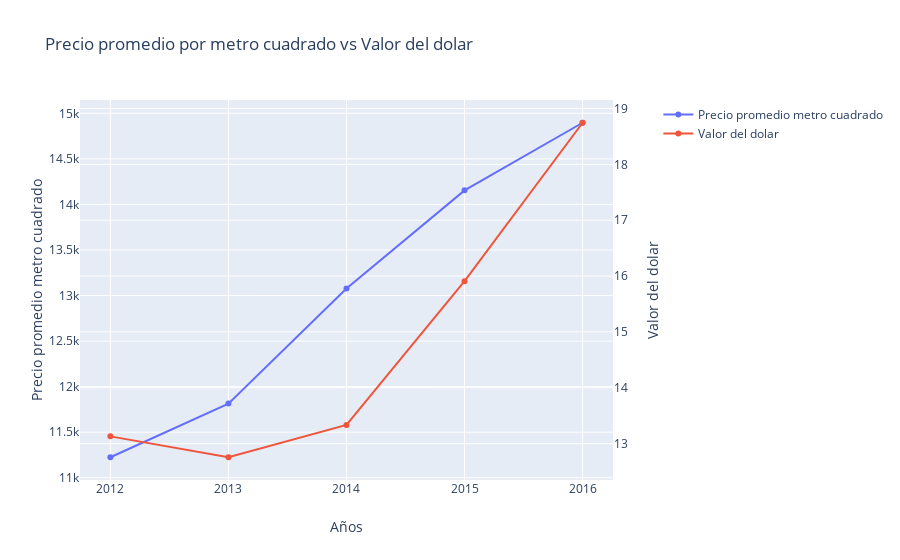

The notebook cell saved with this chart:
### Code cell
#Show 
fig = make_subplots(specs=[[{"secondary_y": True}]])

fig.add_trace(
    go.Scatter(x=metroCuadradoPorAño['año'], y=metroCuadradoPorAño['precio_m2'], name="Precio promedio metro cuadrado"),
    secondary_y=False,
)
fig.add_trace(
    go.Scatter(x=dfChangeRate['año'], y=dfChangeRate['Último'], name="Valor del dolar"),
    secondary_y=True,
)
fig.update_layout(
    title_text="Precio promedio por metro cuadrado vs Valor del dolar"
)
fig.update_xaxes(title_text="Años")

fig.update_yaxes(title_text="Precio promedio metro cuadrado", secondary_y=False)
fig.update_yaxes(title_text="Valor del dolar", secondary_y=True)

fig.show()

### Figure 1 — Plotly figure (JSON) as saved in the notebook; plotly's stock layout.template omitted (floating-point values rounded to 4 significant figures)
{"data": [{"name": "Precio promedio metro cuadrado", "type": "scatter", "x": [2012, 2013, 2014, 2015, 2016], "xaxis": "x", "y": [11230.0, 11810.0, 13080.0, 14150.0, 14900.0], "yaxis": "y"}, {"name": "Valor del dolar", "type": "scatter", "x": [2012, 2013, 2014, 2015, 2016], "xaxis": "x", "y": [13.13, 12.76, 13.33, 15.91, 18.75], "yaxis": "y2"}], "layout": {"title": {"text": "Precio promedio por metro cuadrado vs Valor del dolar"}, "xaxis": {"anchor": "y", "domain": [0, 0.94], "title": {"text": "Años"}}, "yaxis": {"anchor": "x", "domain": [0, 1], "title": {"text": "Precio promedio metro cuadrado"}}, "yaxis2": {"anchor": "x", "overlaying": "y", "side": "right", "title": {"text": "Valor del dolar"}}}}
